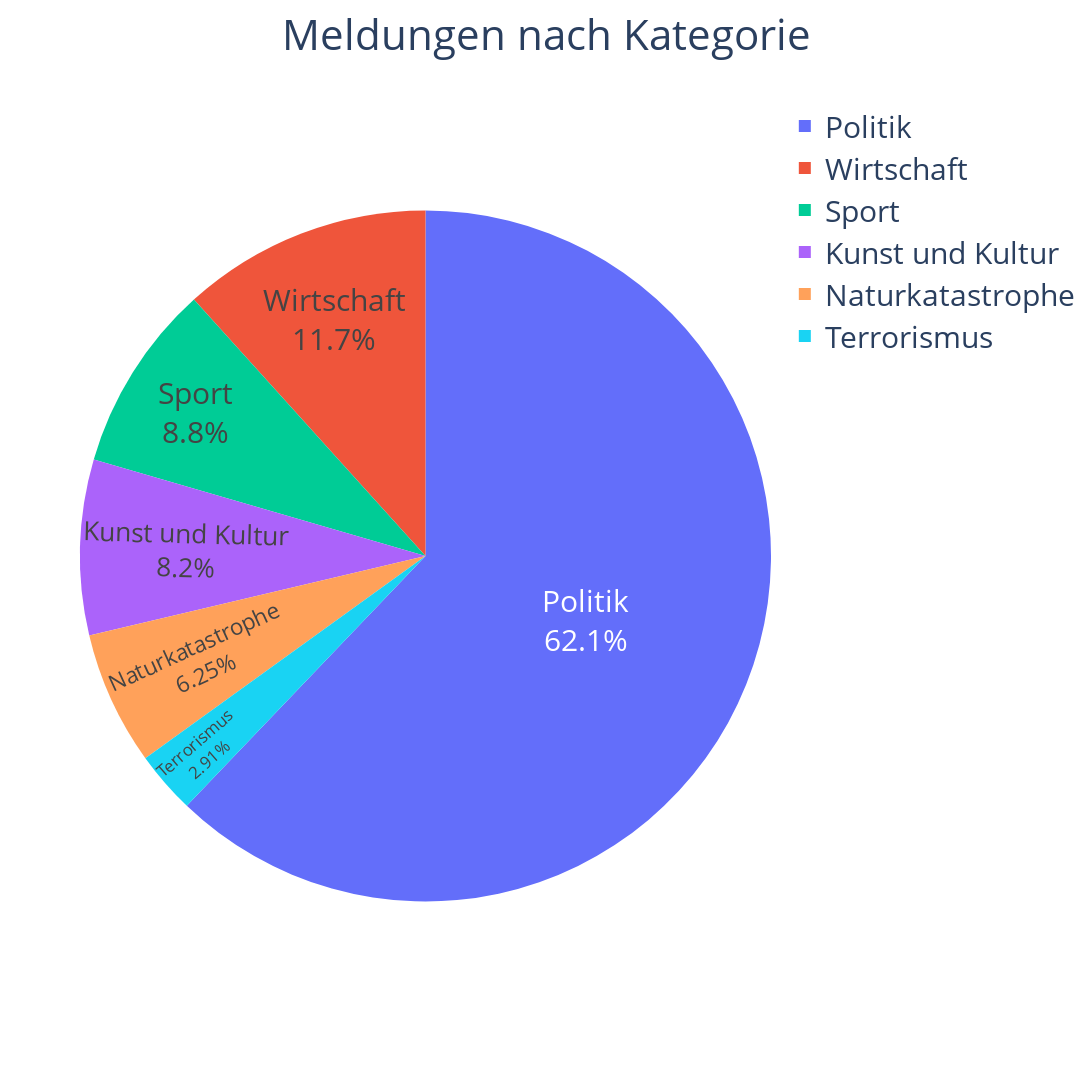

Source (notebook cell):
### Code cell
topic_distribution = topics["category"].value_counts().to_frame().rename(columns={"category": "count"}).drop("Lottozahlen")
topic_distribution["category"] = topic_distribution.index
fig = px.pie(
    topic_distribution, 
    values='count', 
    names='category', 
    title='Meldungen nach Kategorie',
    width=1500,
    height=1500,
    # template = "plotly_dark",
    )
fig.update_traces(textposition='inside', textinfo='percent+label')
fig.update_layout(
    font = {"size": 30},
    title_x=0.5)
fig.write_html("../plots/as_html/meldungen_nach_kategorie.html") # save as html
fig.write_image("../plots/as_png/meldungen_nach_kategorie.png") # save as png

### Figure 1 — Plotly figure (JSON) as saved in the notebook; plotly's stock layout.template omitted (floating-point values rounded to 4 significant figures)
{"data": [{"domain": {"x": [0, 1], "y": [0, 1]}, "hovertemplate": "category=%{label}<br>count=%{value}<extra></extra>", "labels": ["Politik", "Wirtschaft", "Sport", "Kunst und Kultur", "Naturkatastrophe", "Terrorismus"], "legendgroup": "", "name": "", "showlegend": true, "textinfo": "percent+label", "textposition": "inside", "type": "pie", "values": [25845, 4863, 3661, 3412, 2601, 1211]}], "layout": {"font": {"size": 30}, "height": 1500, "legend": {"tracegroupgap": 0}, "title": {"text": "Meldungen nach Kategorie", "x": 0.5}, "width": 1500}}
